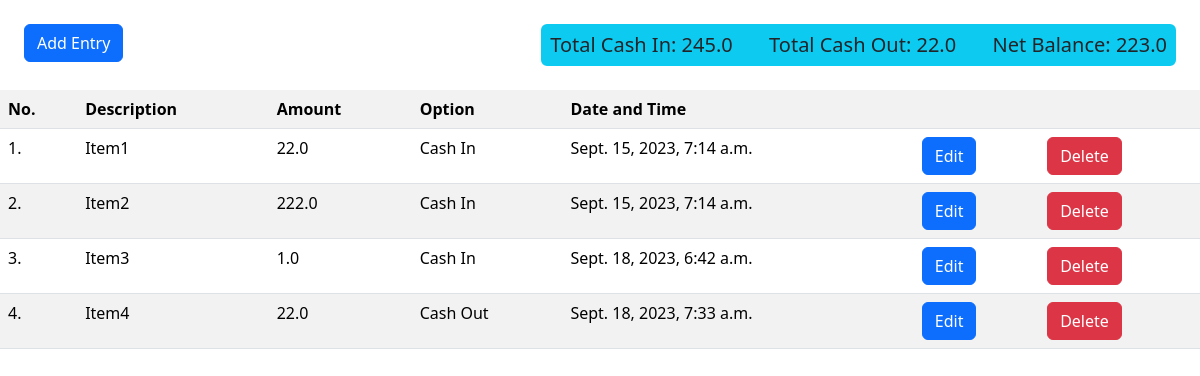
The page / on the database its author committed.
### et_app/models.py (models this page shows)
class Entry(models.Model):
    amount = models.FloatField()
    description = models.CharField(max_length=1000)
    OPTIONS_CHOICES = (('cash_in','Cash In'), ('cash_out', 'Cash Out'))
    options = models.CharField(choices=OPTIONS_CHOICES, max_length=20, null=True)
    date_time = models.DateTimeField(default=timezone.now)

### et_app/views.py (the view)
# urls.py: path('', views.index, name='main page'),
def index(request):
    all_data = Entry.objects.all()
    total_cash_in = sum([entry.amount for entry in Entry.objects.filter(options = 'cash_in')])
    total_cash_out = sum([entry.amount for entry in Entry.objects.filter(options = 'cash_out')])
    context = {"all_data": all_data}
    context['total_cash_in'] = total_cash_in
    context['total_cash_out'] = total_cash_out
    context['net_balance'] = total_cash_in - total_cash_out
    return render(request, 'main.html', context)

### et_app/templates/main.html (shortened to what this page needs)
<link href="https://cdn.jsdelivr.net/npm/bootstrap@5.3.1/dist/css/bootstrap.min.css" rel="stylesheet">
<button class="btn btn-primary m-4" onclick = "window.location.href = '/add'">Add Entry</button>
<div class="float-end card border-info border-5 m-4 bg-info">
    <div class="h5 m-1">
        Total Cash In: {{total_cash_in}}
        &nbsp;&nbsp;&nbsp;&nbsp;&nbsp;
        Total Cash Out: {{total_cash_out}}
        &nbsp;&nbsp;&nbsp;&nbsp;&nbsp;
        Net Balance: {{net_balance}}
    </div>
</div>
<table class="table table-striped" id="datatable">
    <tr>
        <th>
            No.
        </th>
        <th>
            Description
        </th>
        <th>
            Amount
        </th>
        <th>
            Option
        </th>
        <th>
            Date and Time
        </th>
        <th>
        </th>
        <th>
        </th>
    </tr>
    {% for data in all_data%}
    <tr>
        <td>{{forloop.counter}}. </td>
        <td>{{data.description}} </td>
        <td>{{data.amount}}</td>
        <td>{{data.get_options_display }}</td>
        <td>{{data.date_time}}</td>
        <td><button class="btn btn-primary" onclick = "window.location.href = 'edit/{{data.id}}'">Edit</button></td>
        <td><button class="btn btn-danger" onclick="deleteEntry({{data.id}})">Delete</button></td>
    </tr>
    {% endfor %}
</table>

### rows shown on the page
Entry: description "Item1", amount "22.0", options "Cash In", date_time "Sept. 15, 2023, 7:14 a.m."
Entry: description "Item2", amount "222.0", options "Cash In", date_time "Sept. 15, 2023, 7:14 a.m."
Entry: description "Item3", amount "1.0", options "Cash In", date_time "Sept. 18, 2023, 6:42 a.m."
Entry: description "Item4", amount "22.0", options "Cash Out", date_time "Sept. 18, 2023, 7:33 a.m."

### other values the page prints
{{ total_cash_in }} "245.0"
{{ total_cash_out }} "22.0"
{{ net_balance }} "223.0"
